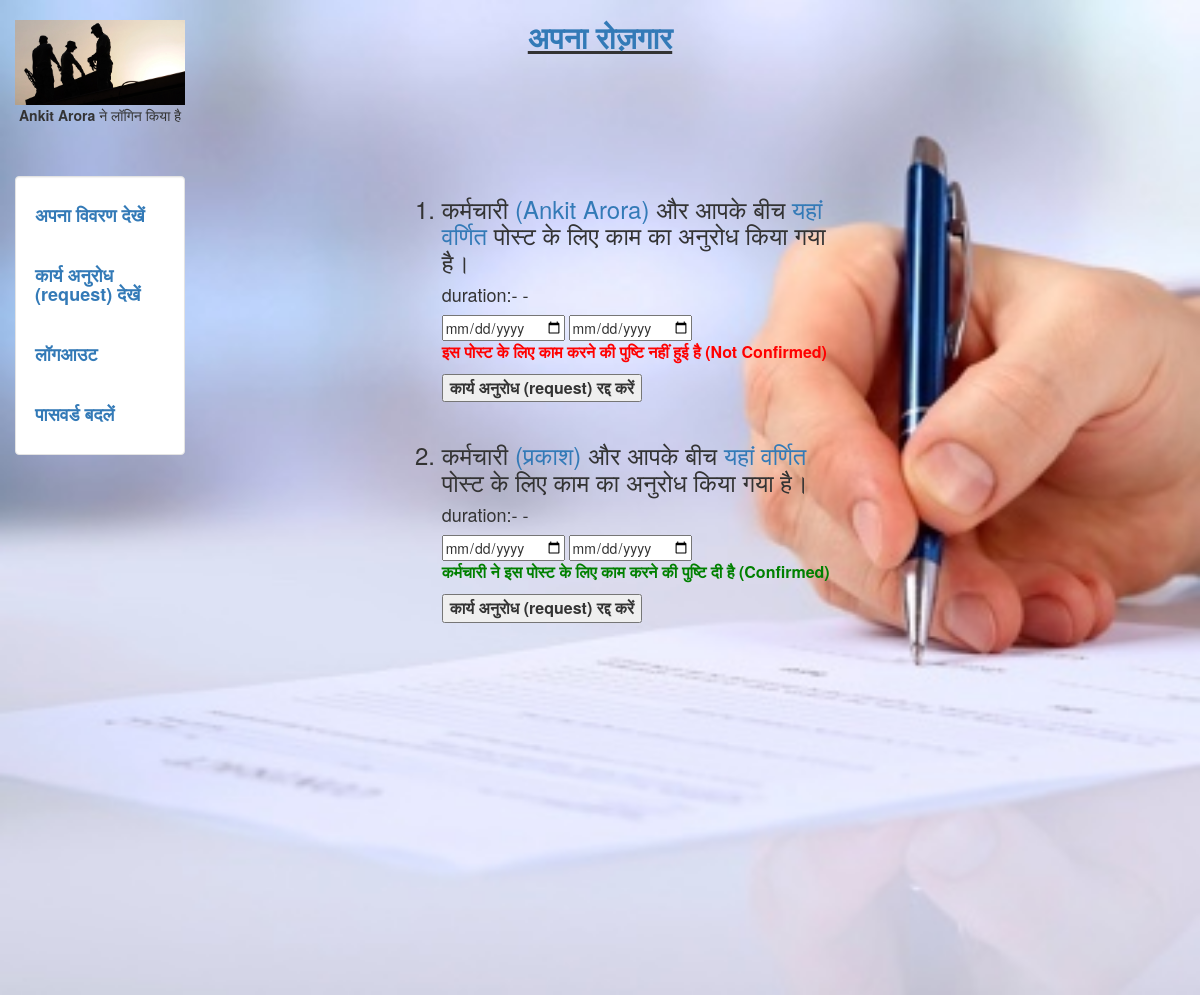
Page /workrequest (signed in) on the earlier database version.
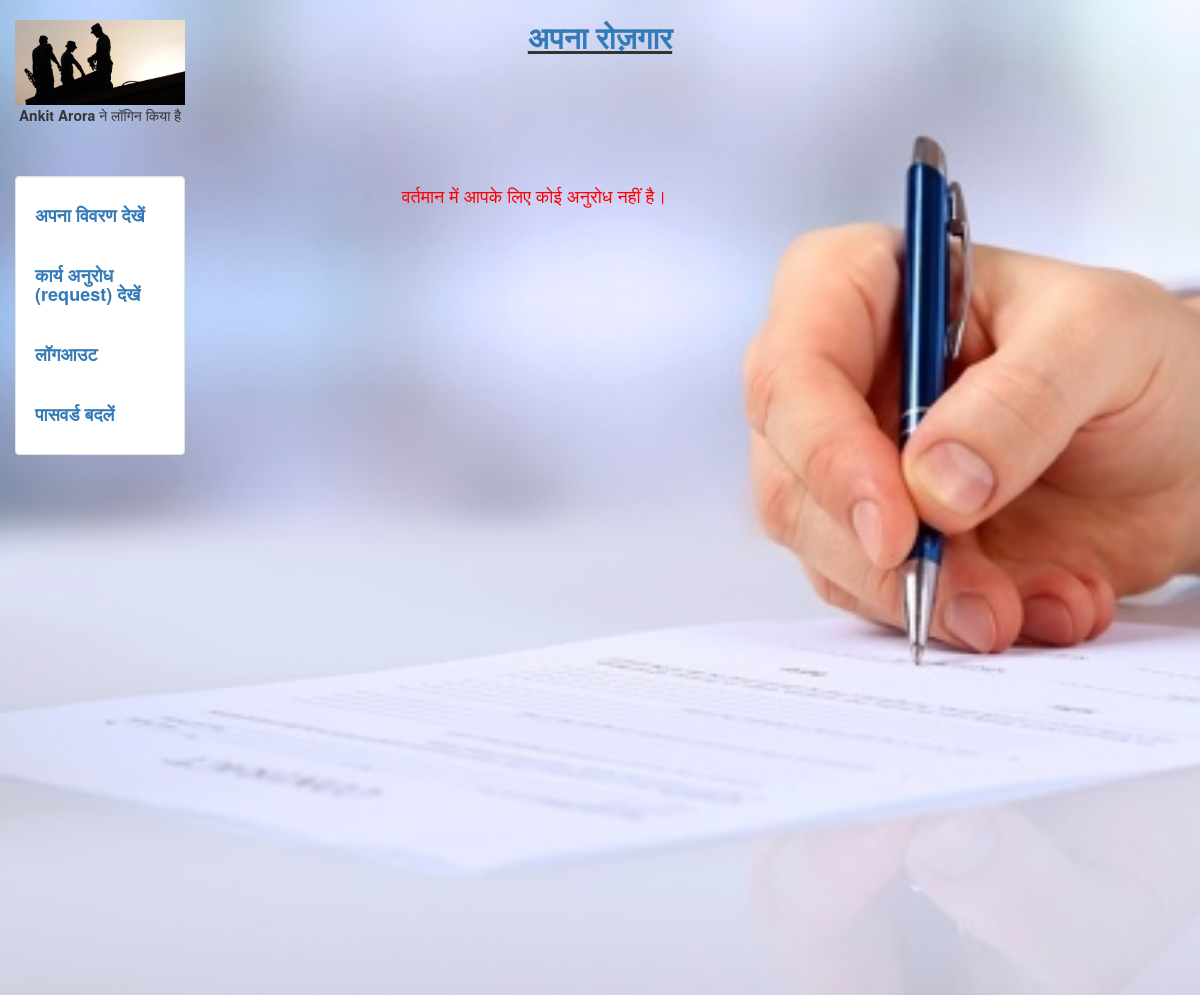
Same page on the later database version.
### search/models.py (models this page shows)
class Status(models.Model):
	status_id=models.AutoField(primary_key=True)
	post_id=models.IntegerField(blank = True, null = True)
	user_id=models.IntegerField(blank = True, null = True)
	hirer = models.CharField(max_length = 100,blank = True, null = True)
	worker = models.CharField(max_length = 100,blank = True, null = True)
	userhirer = models.CharField(max_length = 100,blank = True, null = True)
	userworker = models.CharField(max_length = 100,blank = True, null = True)
	hirer_status = models.IntegerField(blank = True, null = True)
	worker_status = models.IntegerField(blank = True, null = True)
	confirm=models.CharField(max_length = 2,blank = True, null = True)
	temp=models.CharField(max_length = 2,blank = True, null = True)
	start_date = models.DateField(blank = True, null = True)
	end_date = models.DateField(blank = True, null = True)
	pay=models.CharField(max_length = 2,blank = True, null = True)
	rating=models.CharField(max_length = 2,blank = True, null = True)

### login/views.py (the view, shortened to what this page needs)
# urls.py: url(r'^workrequest',workrequest,name = 'workrequest'),
def workrequest(request):
	if request.method=="POST" and ('hhire' in request.POST or 'hchire' in request.POST ):
		post_id=request.POST.get('post_id')
		user_id=request.POST.get('user_id')
		start_date=request.POST.get('start_date')
		end_date=request.POST.get('end_date')
		pqr=Status.objects.get(post_id=post_id,user_id=user_id)
		warn=""
		if 'hhire' in request.POST :
			r=Status.objects.filter(user_id=user_id,confirm='a')
			p=r.filter(Q(start_date__lte=end_date,start_date__gte=start_date)|Q(end_date__lte=end_date,end_date__gte=start_date))
			if len(p)==0:
				pqr.hirer_status=user_id
				pqr.confirm='a'
				pqr.save()
			else:
				warn="अब मजदूर इस तिथि पर उपलब्ध नहीं है।"
		if 'hchire' in request.POST :
			pqr.delete()
		data=Status.objects.filter(userhirer=request.user.username)
		for select in data:
			if select.worker_status==select.post_id and select.hirer_status==select.user_id:
				select.temp='a'
				select.save()
			elif select.worker_status==select.post_id:
				select.temp='c'
				select.save()
			elif select.hirer_status==select.user_id:
				select.temp='b'
				select.save()
			else:
				select.temp='d'
				select.save()
		if len(data)==0:
			warn="वर्तमान में आपके लिए कोई अनुरोध नहीं है।"
		return render(request,'search/workrequest.html',{'data':data,'warn':warn})
	else:
		value=LoginAs.objects.get(username=request.user.username)
		if value.loginas=="worker":
			data=Status.objects.filter(userworker=request.user.username)
			for select in data:
				if select.worker_status==select.post_id and select.hirer_status==select.user_id:
					select.temp='a'
					select.save()
				elif select.worker_status==select.post_id:
					select.temp='b'
					select.save()
				elif select.hirer_status==select.user_id:
					select.temp='c'
					select.save()
				else:
					select.temp='d'
					select.save()
			warn=""
			if len(data)==0:
				warn="वर्तमान में आपके लिए कोई अनुरोध नहीं है।"
			return render(request,'worker/workrequest.html',{'data':data,'warn':warn})
		else:
			data=Status.objects.filter(userhirer=request.user.username)
			for select in data:
				if select.worker_status==select.post_id and select.hirer_status==select.user_id:
					select.temp='a'
					select.save()
				elif select.worker_status==select.post_id:
					select.temp='c'
					select.save()
				elif select.hirer_status==select.user_id:
					select.temp='b'
					select.save()
				else:
					select.temp='d'
					select.save()
			warn=""
			if len(data)==0:
				warn="वर्तमान में आपके लिए कोई अनुरोध नहीं है।"
			return render(request,'search/workrequest.html',{'data':data,'warn':warn})

### search/templates/search/workrequest.html (shortened to what this page needs)
{% extends "login/header.html" %}
{% block content %}
<div class ='col-sm-6 col-sm-offset-2'>
  <link rel="stylesheet" href="https://cdnjs.cloudflare.com/ajax/libs/font-awesome/4.7.0/css/font-awesome.min.css">
   <h4><font color="red"> {{ warn }}</font></h4>
<ol>
     {% for data1 in data%}
     <h3><li>कर्मचारी <a href="/seeworker/?data={{data1.user_id}}">({{data1.worker}})</a> और आपके बीच <a href="/detailpost/?data={{data1.post_id}}">यहां वर्णित </a>पोस्ट के लिए काम का अनुरोध किया गया है।</li></h3>
      <h4> duration:- {{data1.start_date|date:"d/m/20y"}} - {{data1.end_date|date:"d/m/20y"}}</h4>
     <form method="POST" action="/workrequest">
     <input type="date" name ='end_date' value={{data1.end_date|date:"20y-m-d"}} hidden></input>
     <input type="date" name ='start_date' value={{data1.start_date|date:"20y-m-d"}} hidden></input>
     <font size = 3.5>
     {%if "a" in data1.temp %}
     <font color = "green" ><p><b>कर्मचारी ने इस पोस्ट के लिए काम करने की पुष्टि दी है (Confirmed)</b></p></font>
     <b><button type="submit" name = 'hchire' >कार्य अनुरोध (request) रद्द करें</button>
     {%endif%}
     {%if "b" in data1.temp %}
     <font color = "red"><p><b>इस पोस्ट के लिए काम करने की पुष्टि नहीं हुई है (Not Confirmed)</b></p></font>
     <b><button type="submit" name = 'hchire' >कार्य अनुरोध (request) रद्द करें</button>
    {%endif%}
   </b>
 </font>
  </form>
     <br>
     {% endfor %}
     </ol>
</div>
{% endblock %}

Differences in the rows shown:
removed Status: worker "Ankit Arora", shows "इस पोस्ट के लिए काम करने की पुष्टि नहीं हुई है (Not Confirmed)"
removed Status: worker "प्रकाश", shows "कर्मचारी ने इस पोस्ट के लिए काम करने की पुष्टि दी है (Confirmed)", temp "कार्य अनुरोध (request) रद्द करें"
Other differences:
{{ warn }}: (not shown) → "वर्तमान में आपके लिए कोई अनुरोध नहीं है।"
